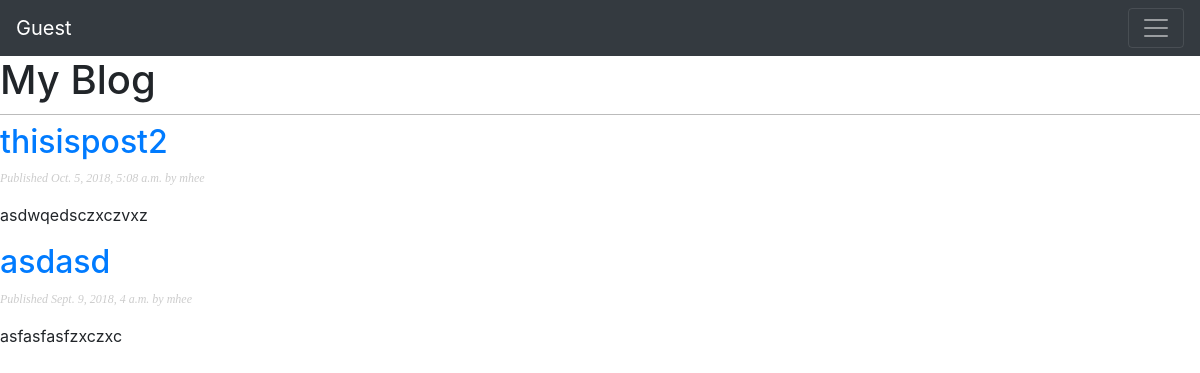
Screenshot of /blog/ with the database file from the repository.
### blog/models.py (models this page shows, shortened)
class Post(models.Model):
    STATUS_CHOICES = (('draft', 'Draft'),('published', 'Published'),)
    title = models.CharField(max_length=250)
    slug = models.SlugField(max_length=250,unique_for_date='publish')
    author = models.ForeignKey(User,on_delete=models.CASCADE,related_name='blog_posts')
    body = models.TextField()
    publish = models.DateTimeField(default=timezone.now)
    created = models.DateTimeField(auto_now_add=True)
    updated = models.DateTimeField(auto_now=True)
    status = models.CharField(max_length=10,choices=STATUS_CHOICES,default='draft')
    objects = models.Manager() # The default manager.
    published = PublishedManager() # Our custom manager.
    def get_absolute_url(self):
        return reverse('blog:post_detail',
        args=[self.publish.year,
        self.publish.month,
        self.publish.day,
        self.slug])
    class Meta:
        ordering = ('-publish',)

### blog/views.py (the view)
def post_list(request):
    posts = Post.published.all()
    return render(request,'blog/post/list.html',{'posts': posts})

### blog/models.py (called while the page is built)
    def get_queryset(self):
        return super(PublishedManager,self).get_queryset().filter(status='published')

### templates/blog/post/list.html (shortened to what this page needs)
{% extends "base.html" %}
{% block content %}
<h1>My Blog</h1>
{% for post in posts %}
<h2>
  <a href="{{ post.get_absolute_url }}">
    {{ post.title }}
  </a>
</h2>
<p class="date">
  Published {{ post.publish }} by {{ post.author }}
</p>
{{ post.body|truncatewords:30|linebreaks }}
{% endfor %}
{% endblock %}

### static/css/blog.css (style rules this page uses)
body { margin:0; padding:0; font-family:helvetica, sans-serif; }
a { color:#00abff; text-decoration:none; }
h1 { font-weight:normal; border-bottom:1px solid #bbb; padding:0 0 10px 0; }
h2 { font-weight:normal; margin:30px 0 0; }
p.date { color:#ccc; font-family: georgia, serif; font-size: 12px; font-style: italic; }

### rows the page displays
Post: title "thisispost2", publish "Oct. 5, 2018, 5:08 a.m.", author "mhee", body "asdwqedsczxczvxz"
Post: title "asdasd", publish "Sept. 9, 2018, 4 a.m.", author "mhee", body "asfasfasfzxczxc"
